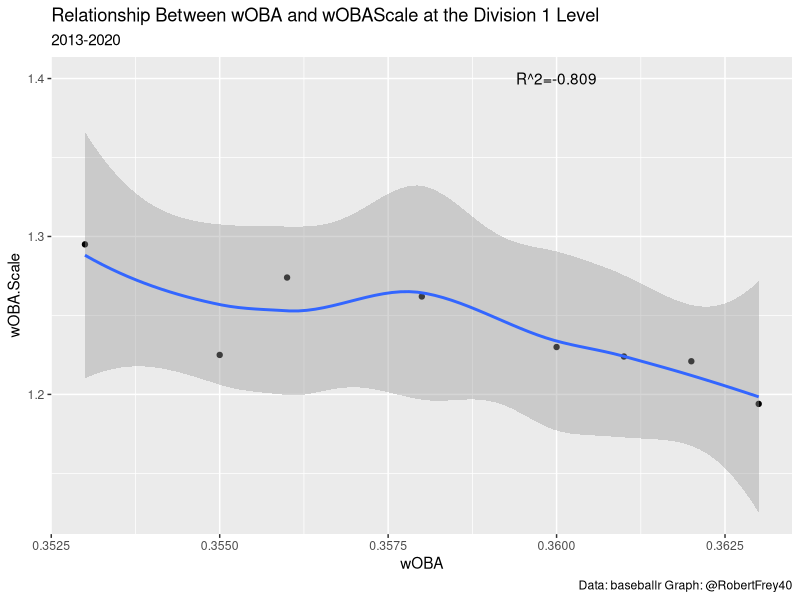
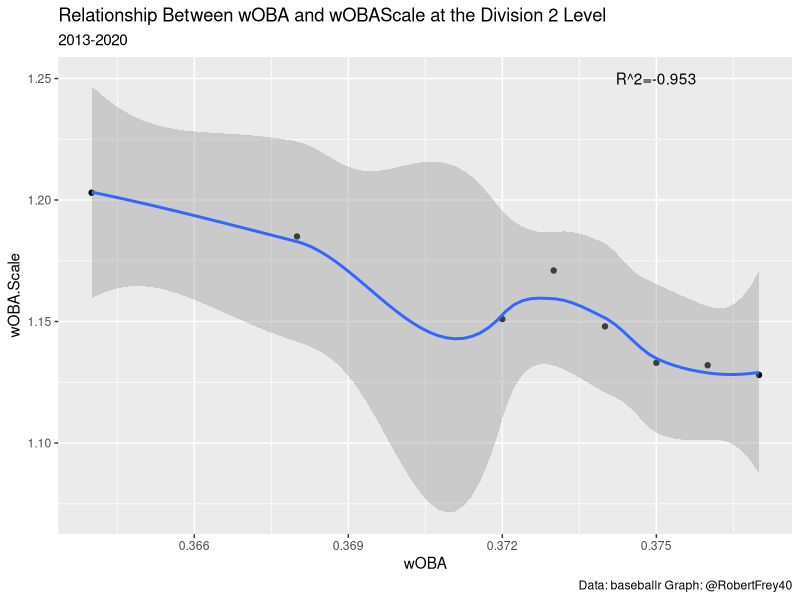
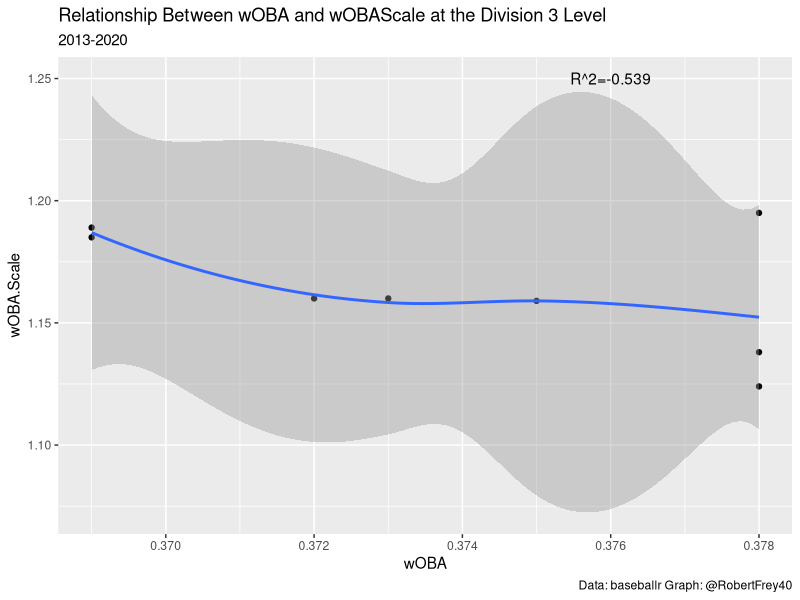
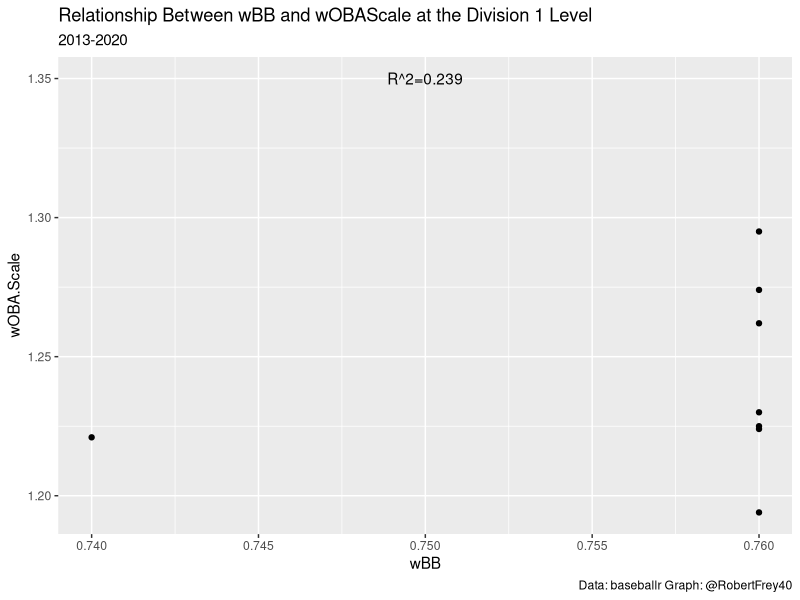
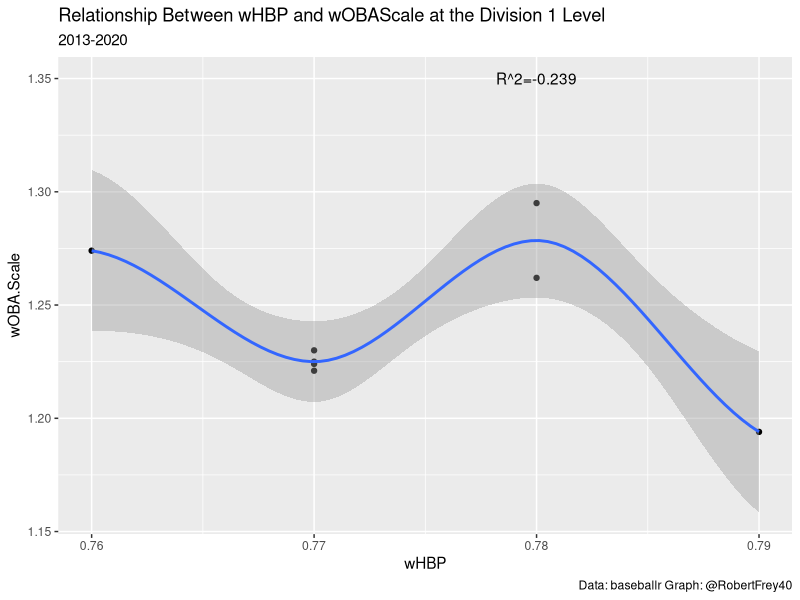
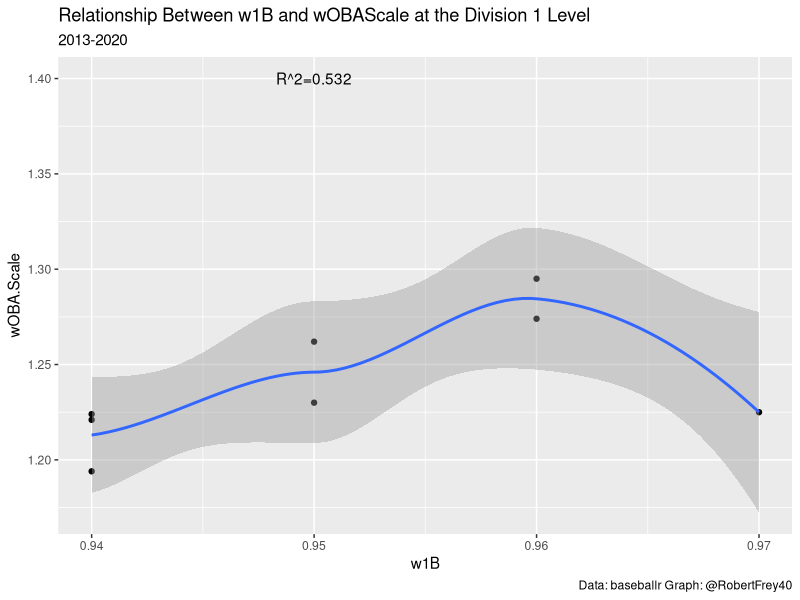
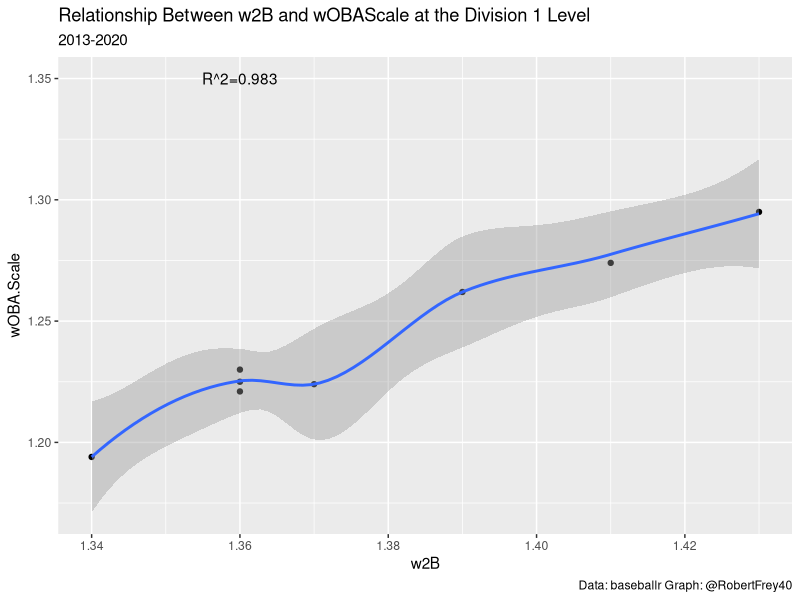
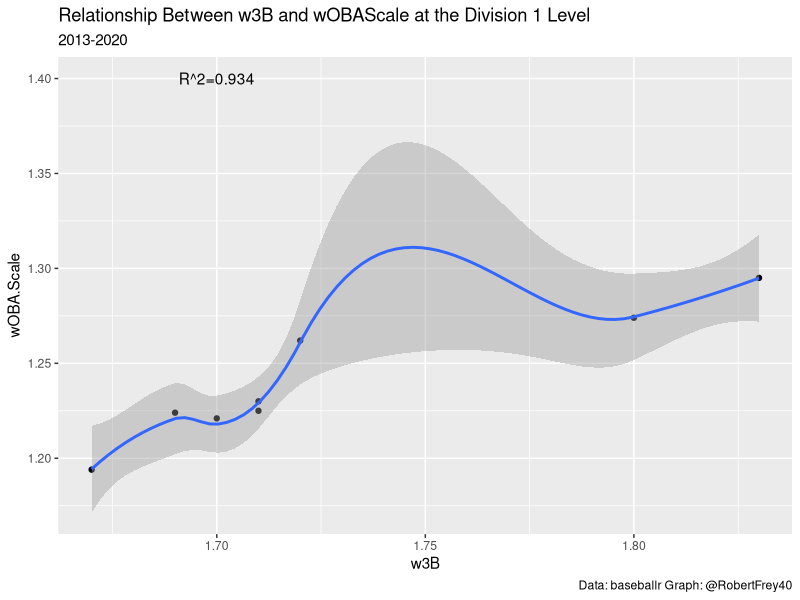

The R source for these figures, in order:

library(tidyverse)
ncaa_guts = read.csv("ncaa_guts_csv.csv", stringsAsFactors = F)

D1 = ncaa_guts %>% filter(Division == 1)
  ggplot(D1,aes(x=wOBA,y=wOBA.Scale)) +
  geom_point() +
  stat_smooth() +
  ggtitle(paste0("Relationship Between wOBA and wOBAScale at the Division ",unique(D1$Division)," Level"),
          subtitle = "2013-2020") +
  labs(caption = "Data: baseballr Graph: @RobertFrey40") +
  annotate("text", x = .36, y = 1.4, 
           label = paste0("R^2=",round(cor(x=D1$wOBA,y=D1$wOBA.Scale),3)))
  
D2 = ncaa_guts %>% filter(Division == 2)
  ggplot(D2,aes(x=wOBA,y=wOBA.Scale)) +
    geom_point() +
    stat_smooth() +
    ggtitle(paste0("Relationship Between wOBA and wOBAScale at the Division ",unique(D2$Division)," Level"),
            subtitle = "2013-2020") +
    labs(caption = "Data: baseballr Graph: @RobertFrey40") +
    annotate("text", x = .375, y = 1.25, 
             label = paste0("R^2=",round(cor(x=D2$wOBA,y=D2$wOBA.Scale),3)))

D3 = ncaa_guts %>% filter(Division == 3)
  ggplot(D3,aes(x=wOBA,y=wOBA.Scale)) +
    geom_point() +
    stat_smooth() +
    ggtitle(paste0("Relationship Between wOBA and wOBAScale at the Division ",unique(D3$Division)," Level"),
            subtitle = "2013-2020") +
    labs(caption = "Data: baseballr Graph: @RobertFrey40") +
    annotate("text", x = .376, y = 1.25, 
             label = paste0("R^2=",round(cor(x=D3$wOBA,y=D3$wOBA.Scale),3)))
  
  
##### Division 1 Correlations ######
  ggplot(D1,aes(x=wBB,y=wOBA.Scale)) +
    geom_point() +
    stat_smooth() +
    ggtitle(paste0("Relationship Between wBB and wOBAScale at the Division ",unique(D1$Division)," Level"),
            subtitle = "2013-2020") +
    labs(caption = "Data: baseballr Graph: @RobertFrey40") +
    annotate("text", x = .75, y = 1.35, 
             label = paste0("R^2=",round(cor(x=D1$wBB,y=D1$wOBA.Scale),3)))
  
  ggplot(D1,aes(x=wHBP,y=wOBA.Scale)) +
    geom_point() +
    stat_smooth() +
    ggtitle(paste0("Relationship Between wHBP and wOBAScale at the Division ",unique(D1$Division)," Level"),
            subtitle = "2013-2020") +
    labs(caption = "Data: baseballr Graph: @RobertFrey40") +
    annotate("text", x = .78, y = 1.35, 
             label = paste0("R^2=",round(cor(x=D1$wHBP,y=D1$wOBA.Scale),3)))
  
  ggplot(D1,aes(x=w1B,y=wOBA.Scale)) +
    geom_point() +
    stat_smooth() +
    ggtitle(paste0("Relationship Between w1B and wOBAScale at the Division ",unique(D1$Division)," Level"),
            subtitle = "2013-2020") +
    labs(caption = "Data: baseballr Graph: @RobertFrey40") +
    annotate("text", x = .95, y = 1.4, 
             label = paste0("R^2=",round(cor(x=D1$w1B,y=D1$wOBA.Scale),3)))
  
  ggplot(D1,aes(x=w2B,y=wOBA.Scale)) +
    geom_point() +
    stat_smooth() +
    ggtitle(paste0("Relationship Between w2B and wOBAScale at the Division ",unique(D1$Division)," Level"),
            subtitle = "2013-2020") +
    labs(caption = "Data: baseballr Graph: @RobertFrey40") +
    annotate("text", x = 1.36, y = 1.35, 
             label = paste0("R^2=",round(cor(x=D1$w2B,y=D1$wOBA.Scale),3)))
  
  ggplot(D1,aes(x=w3B,y=wOBA.Scale)) +
    geom_point() +
    stat_smooth() +
    ggtitle(paste0("Relationship Between w3B and wOBAScale at the Division ",unique(D1$Division)," Level"),
            subtitle = "2013-2020") +
    labs(caption = "Data: baseballr Graph: @RobertFrey40") +
    annotate("text", x = 1.7, y = 1.4, 
             label = paste0("R^2=",round(cor(x=D1$w3B,y=D1$wOBA.Scale),3)))
  
  ggplot(D1,aes(x=wHR,y=wOBA.Scale)) +
    geom_point() +
    stat_smooth() +
    ggtitle(paste0("Relationship Between wHR and wOBAScale at the Division ",unique(D1$Division)," Level"),
            subtitle = "2013-2020") +
    labs(caption = "Data: baseballr Graph: @RobertFrey40") +
    annotate("text", x = 2.1, y = 1.4, 
             label = paste0("R^2=",round(cor(x=D1$wHR,y=D1$wOBA.Scale),3)))
  
  ggplot(D1,aes(x=runsPA,y=wOBA.Scale)) +
    geom_point() +
    stat_smooth() +
    ggtitle(paste0("Relationship Between Runs/PA and wOBAScale at the Division ",unique(D1$Division)," Level"),
            subtitle = "2013-2020") +
    labs(caption = "Data: baseballr Graph: @RobertFrey40") +
    annotate("text", x = .145, y = 1.35, 
             label = paste0("R^2=",round(cor(x=D1$runsPA,y=D1$wOBA.Scale),3)))

##### Division 2 Correlations ######
  ggplot(D2,aes(x=wBB,y=wOBA.Scale)) +
    geom_point() +
    stat_smooth() +
    ggtitle(paste0("Relationship Between wBB and wOBAScale at the Division ",unique(D2$Division)," Level"),
            subtitle = "2013-2020") +
    labs(caption = "Data: baseballr Graph: @RobertFrey40") +
    annotate("text", x = .75, y = 1.35, 
             label = paste0("R^2=",round(cor(x=D2$wBB,y=D2$wOBA.Scale),3)))
  
  ggplot(D2,aes(x=wHBP,y=wOBA.Scale)) +
    geom_point() +
    stat_smooth() +
    ggtitle(paste0("Relationship Between wHBP and wOBAScale at the Division ",unique(D2$Division)," Level"),
            subtitle = "2013-2020") +
    labs(caption = "Data: baseballr Graph: @RobertFrey40") +
    annotate("text", x = .78, y = 1.25, 
             label = paste0("R^2=",round(cor(x=D2$wHBP,y=D2$wOBA.Scale),3)))
  
  ggplot(D2,aes(x=w1B,y=wOBA.Scale)) +
    geom_point() +
    stat_smooth() +
    ggtitle(paste0("Relationship Between w1B and wOBAScale at the Division ",unique(D2$Division)," Level"),
            subtitle = "2013-2020") +
    labs(caption = "Data: baseballr Graph: @RobertFrey40") +
    annotate("text", x = .95, y = 1.25, 
             label = paste0("R^2=",round(cor(x=D2$w1B,y=D2$wOBA.Scale),3)))
  
  ggplot(D2,aes(x=w2B,y=wOBA.Scale)) +
    geom_point() +
    stat_smooth() +
    ggtitle(paste0("Relationship Between w2B and wOBAScale at the Division ",unique(D2$Division)," Level"),
            subtitle = "2013-2020") +
    labs(caption = "Data: baseballr Graph: @RobertFrey40") +
    annotate("text", x = 1.36, y = 1.25, 
             label = paste0("R^2=",round(cor(x=D2$w2B,y=D2$wOBA.Scale),3)))
  
  ggplot(D2,aes(x=w3B,y=wOBA.Scale)) +
    geom_point() +
    stat_smooth() +
    ggtitle(paste0("Relationship Between w3B and wOBAScale at the Division ",unique(D2$Division)," Level"),
            subtitle = "2013-2020") +
    labs(caption = "Data: baseballr Graph: @RobertFrey40") +
    annotate("text", x = 1.68, y = 1.3, 
             label = paste0("R^2=",round(cor(x=D2$w3B,y=D2$wOBA.Scale),3)))
  
  ggplot(D2,aes(x=wHR,y=wOBA.Scale)) +
    geom_point() +
    stat_smooth() +
    ggtitle(paste0("Relationship Between wHR and wOBAScale at the Division ",unique(D2$Division)," Level"),
            subtitle = "2013-2020") +
    labs(caption = "Data: baseballr Graph: @RobertFrey40") +
    annotate("text", x = 2.1, y = 1.25, 
             label = paste0("R^2=",round(cor(x=D2$wHR,y=D2$wOBA.Scale),3)))
  
  ggplot(D2,aes(x=runsPA,y=wOBA.Scale)) +
    geom_point() +
    stat_smooth() +
    ggtitle(paste0("Relationship Between Runs/PA and wOBAScale at the Division ",unique(D2$Division)," Level"),
            subtitle = "2013-2020") +
    labs(caption = "Data: baseballr Graph: @RobertFrey40") +
    annotate("text", x = .16, y = 1.25, 
             label = paste0("R^2=",round(cor(x=D2$runsPA,y=D2$wOBA.Scale),3)))
  

##### Division 3 Correlations ######
  ggplot(D3,aes(x=wBB,y=wOBA.Scale)) +
    geom_point() +
    stat_smooth() +
    ggtitle(paste0("Relationship Between wBB and wOBAScale at the Division ",unique(D3$Division)," Level"),
            subtitle = "2013-2020") +
    labs(caption = "Data: baseballr Graph: @RobertFrey40") +
    annotate("text", x = .75, y = 1.25, 
             label = paste0("R^2=",round(cor(x=D3$wBB,y=D3$wOBA.Scale),3)))
  
  ggplot(D3,aes(x=wHBP,y=wOBA.Scale)) +
    geom_point() +
    stat_smooth() +
    ggtitle(paste0("Relationship Between wHBP and wOBAScale at the Division ",unique(D3$Division)," Level"),
            subtitle = "2013-2020") +
    labs(caption = "Data: baseballr Graph: @RobertFrey40") +
    annotate("text", x = .78, y = 1.25, 
             label = paste0("R^2=",round(cor(x=D3$wHBP,y=D3$wOBA.Scale),3)))
  
  ggplot(D3,aes(x=w1B,y=wOBA.Scale)) +
    geom_point() +
    stat_smooth() +
    ggtitle(paste0("Relationship Between w1B and wOBAScale at the Division ",unique(D3$Division)," Level"),
            subtitle = "2013-2020") +
    labs(caption = "Data: baseballr Graph: @RobertFrey40") +
    annotate("text", x = .97, y = 1.25, 
             label = paste0("R^2=",round(cor(x=D3$w1B,y=D3$wOBA.Scale),3)))
  
  ggplot(D3,aes(x=w2B,y=wOBA.Scale)) +
    geom_point() +
    stat_smooth() +
    ggtitle(paste0("Relationship Between w2B and wOBAScale at the Division ",unique(D3$Division)," Level"),
            subtitle = "2013-2020") +
    labs(caption = "Data: baseballr Graph: @RobertFrey40") +
    annotate("text", x = 1.36, y = 1.25, 
             label = paste0("R^2=",round(cor(x=D3$w2B,y=D3$wOBA.Scale),3)))
  
  ggplot(D3,aes(x=w3B,y=wOBA.Scale)) +
    geom_point() +
    stat_smooth() +
    ggtitle(paste0("Relationship Between w3B and wOBAScale at the Division ",unique(D3$Division)," Level"),
            subtitle = "2013-2020") +
    labs(caption = "Data: baseballr Graph: @RobertFrey40") +
    annotate("text", x = 1.68, y = 1.25, 
             label = paste0("R^2=",round(cor(x=D3$w3B,y=D3$wOBA.Scale),3)))
  
  ggplot(D3,aes(x=wHR,y=wOBA.Scale)) +
    geom_point() +
    stat_smooth() +
    ggtitle(paste0("Relationship Between wHR and wOBAScale at the Division ",unique(D3$Division)," Level"),
            subtitle = "2013-2020") +
    labs(caption = "Data: baseballr Graph: @RobertFrey40") +
    annotate("text", x = 2.1, y = 1.25, 
             label = paste0("R^2=",round(cor(x=D3$wHR,y=D3$wOBA.Scale),3)))
  
  ggplot(D3,aes(x=runsPA,y=wOBA.Scale)) +
    geom_point() +
    stat_smooth() +
    ggtitle(paste0("Relationship Between Runs/PA and wOBAScale at the Division ",unique(D3$Division)," Level"),
            subtitle = "2013-2020") +
    labs(caption = "Data: baseballr Graph: @RobertFrey40") +
    annotate("text", x = .16, y = 1.25, 
             label = paste0("R^2=",round(cor(x=D3$runsPA,y=D3$wOBA.Scale),3)))